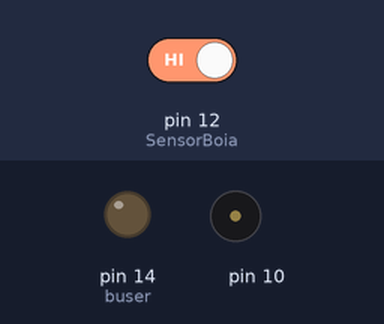
A sketch run on a simulated Arduino Uno, built with avr-gcc and run on an emulated ATmega328P. Parts: output pins drawn as LEDs (lit = HIGH), buzzer (waves = sounding). The test bench sets the inputs (shaded band); at power-on: pin 12 (SensorBoia) HIGH.

Above: at 1.4 s.
1.5 s: pin 12 (SensorBoia) driven LOW
At 2.5 s:
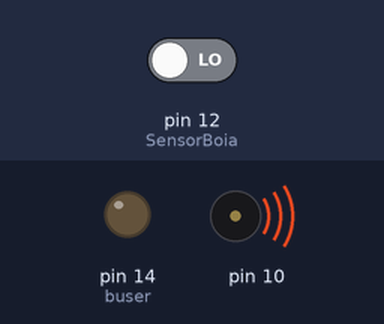
Timing chart, 0 to 4.5 s (numbered marks = the images above; inputs shaded):
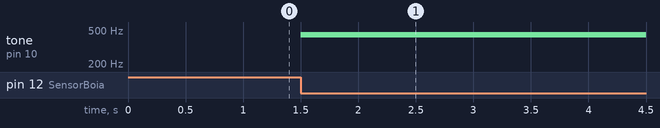

Measured:
- after the input at 1.5 s, tone on pin 10: silent → 440 Hz at once

The sketch:

sensor.ino
```cpp
#define SensorBoia 12
#define buser 14
int leiturasensor;

void setup() {
  Serial.begin(9600);
  pinMode(SensorBoia, INPUT);
  pinMode(buser, OUTPUT);

}

void loop() {
  leiturasensor = digitalRead(SensorBoia);
  if (leiturasensor == LOW) {
    int time = 400;
    tone(10,440,time);
  }
  delay(300);
}
```
